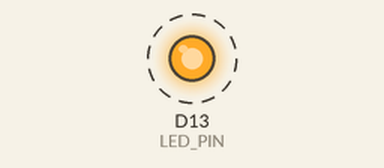
Simulated run of this sketch. Board: STM32 Nucleo. On the bench: output pins drawn as LEDs (lit = HIGH). Dashed ring = blinking.

Above: at 0.5 s.
Timing chart, 0 to 4.6 s (numbered marks = the images above):
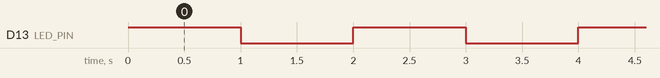

The sketch:

sketch.ino
```cpp
#define LED_PIN PA5

void setup() {
  // put your setup code here, to run once:
  pinMode(LED_PIN, OUTPUT);
}

void loop() {
// put your main code here, to run repeatedly:

  digitalWrite(LED_PIN, HIGH);
  delay(1000);      // this speeds up the simulation
  digitalWrite(LED_PIN, LOW);
  delay(1000);
}
```

Measured:
- by itself, D13 (LED_PIN): alternates HIGH for 1.0 s and LOW for 1.0 s
